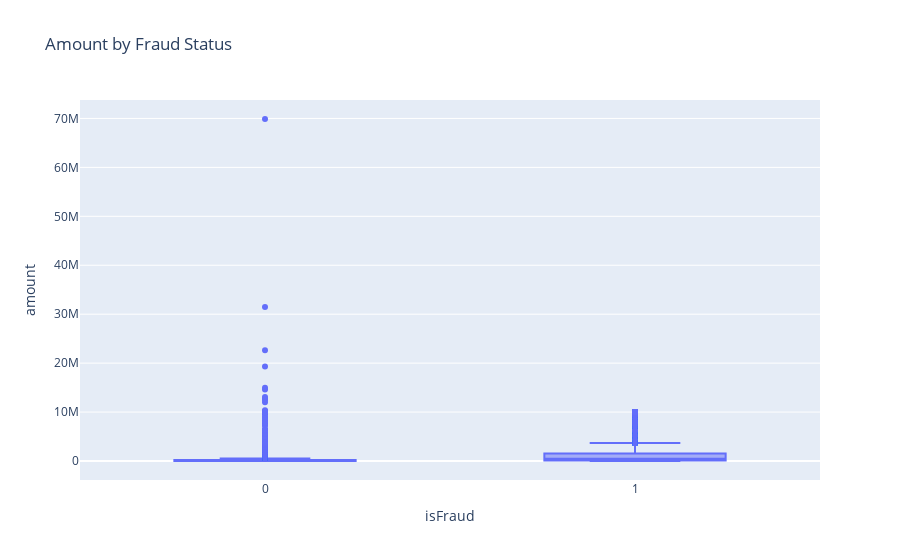

Write notebook code for a chart like this one.
### Code cell
# Plotly - Amount vs isFraud
fig = px.box(df, x='isFraud', y='amount', title='Amount by Fraud Status')
fig.show()

### Figure 1 — Plotly figure (JSON) as saved in the notebook; plotly's stock layout.template omitted (floating-point values rounded to 4 significant figures; data arrays with more than 128 entries replaced by an {"elided": "..."} marker saying what was removed)
{"data": [{"alignmentgroup": "True", "hovertemplate": "isFraud=%{x}<br>amount=%{y}<extra></extra>", "legendgroup": "", "marker": {"color": "#636efa"}, "name": "", "notched": false, "offsetgroup": "", "orientation": "v", "showlegend": false, "type": "box", "x": {"elided": "50000 int values"}, "x0": " ", "xaxis": "x", "y": {"elided": "50000 float values"}, "y0": " ", "yaxis": "y"}], "layout": {"boxmode": "group", "legend": {"tracegroupgap": 0}, "title": {"text": "Amount by Fraud Status"}, "xaxis": {"anchor": "y", "domain": [0, 1], "title": {"text": "isFraud"}}, "yaxis": {"anchor": "x", "domain": [0, 1], "title": {"text": "amount"}}}}
